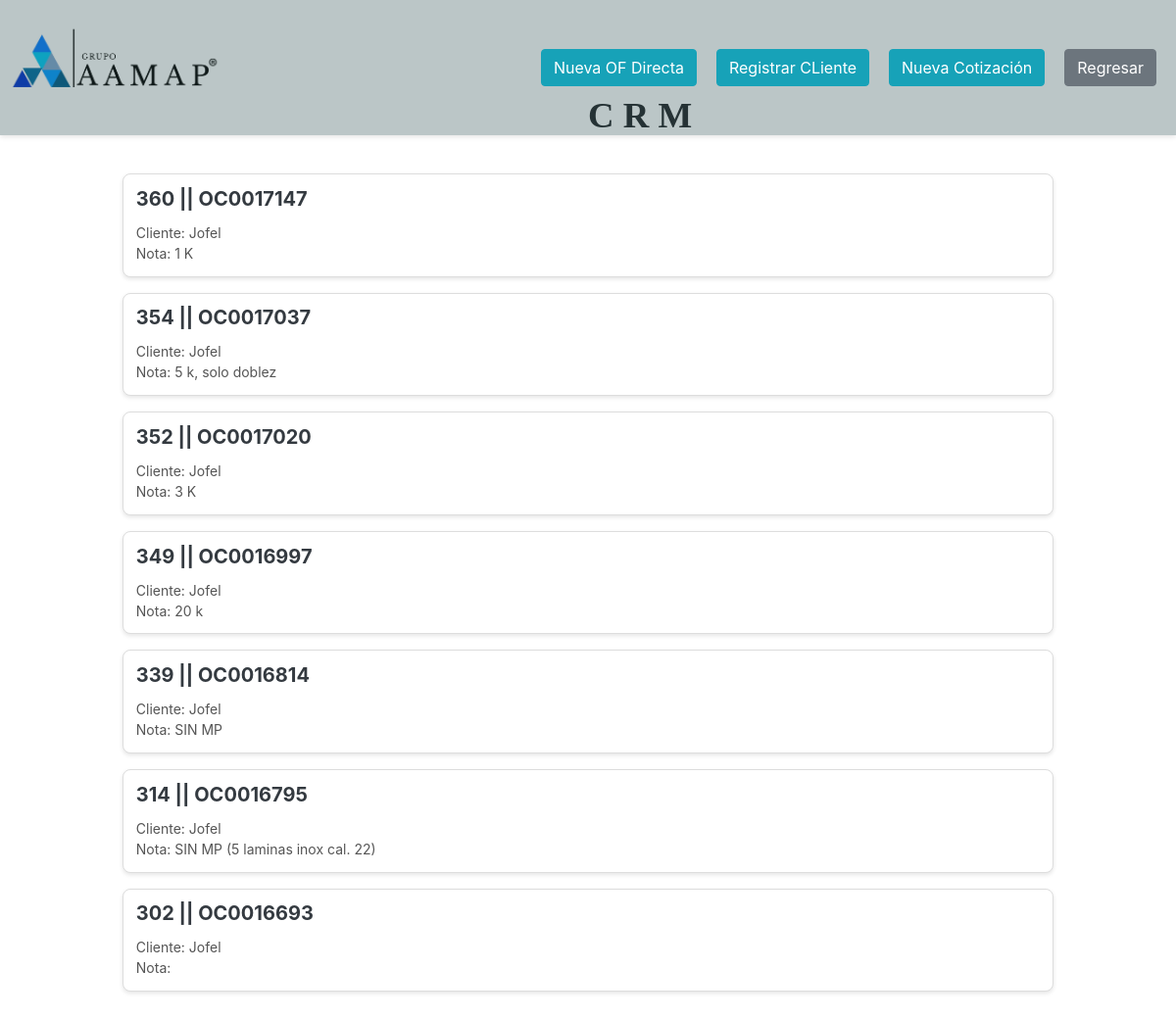
Screenshot of /PROYECTOS/direct_projects.php (signed in) with the database file from the repository.
### tables this page shows
CREATE TABLE `orden_fab` (
  `id_fab` int(11) NOT NULL,
  `plano_ref` varchar(255) NOT NULL,
  `nota` text DEFAULT NULL,
  `observaciones` text DEFAULT NULL,
  `of_created` timestamp NOT NULL DEFAULT current_timestamp(),
  `id_proyecto` varchar(100) NOT NULL,
  `id_cliente` int(11) NOT NULL,
  `updated_at` timestamp NOT NULL DEFAULT current_timestamp() ON UPDATE current_timestamp()
);

CREATE TABLE `proyectos` (
  `cod_fab` varchar(100) NOT NULL,
  `id_cliente` int(11) DEFAULT NULL,
  `nombre` varchar(255) DEFAULT NULL,
  `descripcion` text DEFAULT NULL,
  `id_pedido` int(11) DEFAULT NULL,
  `fecha_entrega` date DEFAULT NULL,
  `etapa` enum('creado','aprobado','directo','rechazado','en proceso','finalizado','facturacion') DEFAULT 'creado',
  `observaciones` text DEFAULT NULL,
  `fecha_creacion` timestamp NOT NULL DEFAULT current_timestamp(),
  `activo` tinyint(1) NOT NULL DEFAULT 1,
  `id_comprador` int(11) DEFAULT NULL
);

CREATE TABLE `clientes_p` (
  `id` int(11) NOT NULL,
  `nombre_comercial` varchar(100) NOT NULL,
  `razon_social` varchar(150) NOT NULL,
  `rfc` varchar(30) NOT NULL,
  `direccion` varchar(100) NOT NULL,
  `activo` tinyint(1) NOT NULL DEFAULT 1
);

### PROYECTOS/direct_projects.php (the view, shortened to what this page needs)
<?php
require 'C:/xampp/htdocs/db_connect.php';
$sql = "SELECT username, role FROM users WHERE id = ?";
$stmt = $conn->prepare($sql);
$stmt->bind_param("i", $_SESSION['user_id']);
$stmt->execute();
$user_data = $stmt->get_result()->fetch_assoc();
$username = $user_data['username'] ?? '';
$sql = "SELECT
            of.id_fab AS orden_fab_id,  -- Mostrar id_fab en lugar de cod_fab
            p.nombre AS proyecto_nombre,
            p.descripcion,
            p.etapa AS estatus,
            p.observaciones,
            p.fecha_entrega,
            c.nombre_comercial AS cliente_nombre
        FROM proyectos AS p
        INNER JOIN clientes_p AS c ON p.id_cliente = c.id
        INNER JOIN orden_fab AS of ON p.cod_fab = of.id_proyecto  -- Unir con orden_fab
        WHERE p.etapa = 'directo'  -- Filtrar solo proyectos en etapa 'directo'
        ORDER BY of.id_fab DESC";
$result = $conn->query($sql);
$proyectos = [];
if ($result->num_rows > 0) {
    while ($row = $result->fetch_assoc()) {
        $proyectos[] = $row;
    }
}
?>
<!DOCTYPE html>
<html lang="es">
<head>
    <link rel="stylesheet" href="https://stackpath.bootstrapcdn.com/bootstrap/4.5.2/css/bootstrap.min.css">
    <link rel="stylesheet" type="text/css" href="stprojects.css">
</head>
<body>
<div class="navbar" style="display: flex; align-items: center; justify-content: space-between; padding: 0px; background-color: #f8f9fa; position: relative;">
    <img src="/assets/grupo_aamap.webp" alt="Logo AAMAP" style="width: 18%; position: absolute; top: 25px; left: 10px;">
    <div style="position: absolute; top: 90px; left: 600px;"><p style="font-size: 2.3em; font-family: 'Verdana';"><b>C R M</b></p></div>
    <div class="sticky-header" style="width: 100%;">
        <div class="container" style="display: flex; justify-content: flex-end; align-items: center;">
            <div style="display: flex; align-items: center; gap: 10px;">
                <a href="new_of.php" class="btn btn-info chompa">Nueva OF Directa</a>
                <?php if($username === 'admin' || $username === ''): ?>
                    <a href="reg_client.php" class="btn btn-info chompa">Registrar CLiente</a>
                    <a href="new_project.php" class="btn btn-info chompa">Nueva Cotización</nav></a>
                <?php endif; ?>
                <a href="/launch.php" class="btn btn-secondary chompa">Regresar</a>
            </div>
        </div>
    </div>
</div>
<div class="proyectos-container">
    <div id="proyectos-container">
        <?php if (!empty($proyectos)): ?>
            <br>
            <?php foreach ($proyectos as $proyecto): ?>
                <div class="proyecto-card w-100 mb-3" data-estatus="<?php echo htmlspecialchars($proyecto['estatus']); ?>">
                    <a href="ver_cot.php?id=<?php echo urlencode($proyecto['orden_fab_id']); ?>" class="card-link" target="_blank">
                        <div class="card text-dark">
                            <div class="card-body">
                                <h5 class="card-title"><?php echo htmlspecialchars($proyecto['orden_fab_id']); ?> || <?php echo htmlspecialchars($proyecto['proyecto_nombre']); ?></h5>
                                <p class="card-text">
                                    Cliente: <?php echo htmlspecialchars($proyecto['cliente_nombre']); ?><br>
                                    Nota: <?php echo htmlspecialchars($proyecto['descripcion']); ?><br>
                                </p>
                            </div>
                        </div>
                    </a>
                </div>
            <?php endforeach; ?>
        <?php else: ?>
            <div class="col-12">
                <p class="text-muted text-center">No hay órdenes de fabricación directas disponibles.</p>
            </div>
        <?php endif; ?>
    </div>
</div>
</body>
</html>

### PROYECTOS/stprojects.css (style rules this page uses)
body { margin: 0; padding: 0; display: flex; flex-direction: column; height: 100vh; }
.sticky-header { position: sticky; top: 0; z-index: 1000; background-color: rgba(47, 79, 79, 0.3); padding: 0 0; box-shadow: 0 2px 5px rgba(0, 0, 0, 0.1); }
.chompa { margin-left: 10px; }
.container { margin: 30px auto; padding: 20px; max-width: 1200px; border-radius: 10px; text-align: center; }
.proyectos-container { flex-grow: 1; width: 90%; margin-left: 5%; padding: 15px; display: flex; flex-wrap: wrap; gap: 20px; overflow-y: auto; box-sizing: border-box; }
#proyectos-container { width: 100%; padding: 0; margin: 0; }
.card { border: 1px solid #ddd; border-radius: 8px; box-shadow: 0 2px 4px rgba(0, 0, 0, 0.1); }
.proyecto-card { width: 100%; background-color: #ffffff; border-radius: 10px; transition: transform 0.2s ease, box-shadow 0.2s ease; box-sizing: border-box; padding: 0px 50px; margin-bottom: 10px; height: auto; flex: 0 0 calc(33.33% - 20px); }
.card-body { padding: 0.8rem; }
.card-text { font-size: 1rem; }
.card-title { font-size: 1.25rem; font-weight: bold; }
.proyecto-card p { font-size: 14px; color: #555; margin: 5px 0; }

### rows the page displays
orden_fab: id_fab "360", id_proyecto.nombre "OC0017147", id_cliente.nombre_comercial "Jofel", id_proyecto.descripcion "1 K"
orden_fab: id_fab "354", id_proyecto.nombre "OC0017037", id_cliente.nombre_comercial "Jofel", id_proyecto.descripcion "5 k, solo doblez"
orden_fab: id_fab "352", id_proyecto.nombre "OC0017020", id_cliente.nombre_comercial "Jofel", id_proyecto.descripcion "3 K"
orden_fab: id_fab "349", id_proyecto.nombre "OC0016997", id_cliente.nombre_comercial "Jofel", id_proyecto.descripcion "20 k"
orden_fab: id_fab "339", id_proyecto.nombre "OC0016814", id_cliente.nombre_comercial "Jofel", id_proyecto.descripcion "SIN MP"
orden_fab: id_fab "314", id_proyecto.nombre "OC0016795", id_cliente.nombre_comercial "Jofel", id_proyecto.descripcion "SIN MP (5 laminas inox cal. 22)"
orden_fab: id_fab "302", id_proyecto.nombre "OC0016693", id_cliente.nombre_comercial "Jofel"
